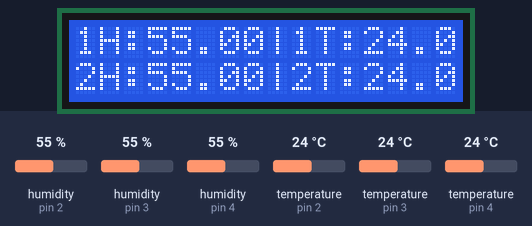
Recording of a sketch running on a simulated Arduino Uno, built with avr-gcc and run on an emulated ATmega328P. Parts: 16×2 character LCD. The test bench sets the inputs (shaded band); at power-on: humidity (sensors on pin 2, pin 3, pin 4) 55 %, temperature (sensors on pin 2, pin 3, pin 4) 24 °C. What the sketch prints to the serial monitor is not drawn.

Above: at 1.2 s.
1.3 s: humidity (sensor on pin 2) set to 22 %
At 7.0 s:
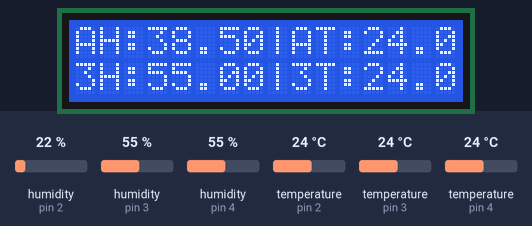
11.2 s: humidity (sensor on pin 3) set to 22 %
At 14.6 s:
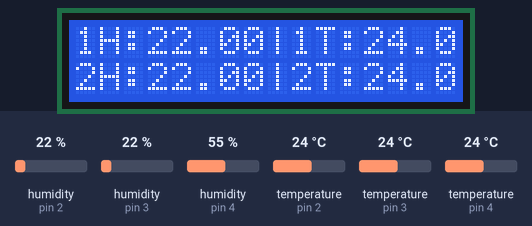
16.8 s: humidity (sensor on pin 4) set to 22 %
At 20.2 s:
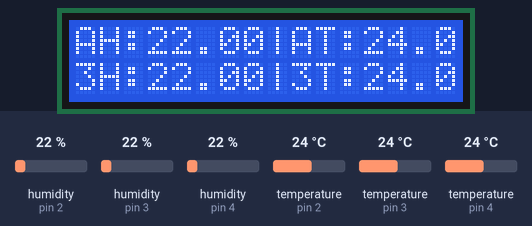
23.4 s: temperature (sensor on pin 2) set to 12 °C
At 26.5 s:
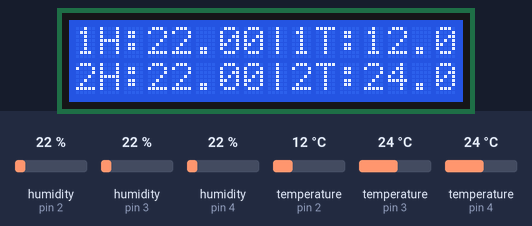
29.7 s: temperature (sensor on pin 3) set to 12 °C
At 31.7 s:
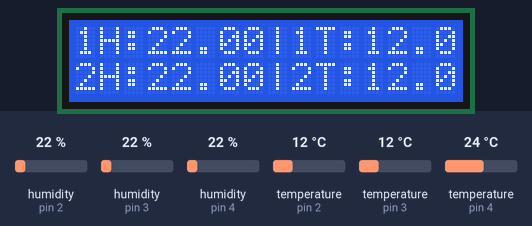
35.1 s: temperature (sensor on pin 4) set to 12 °C
At 42.4 s:
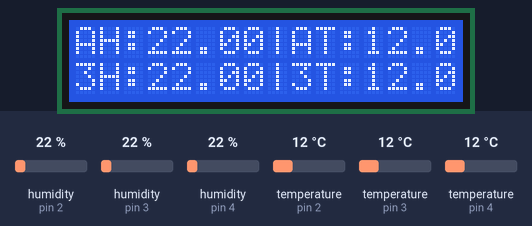
Timing chart, 0 to 43.9 s (numbered marks = the images above; inputs shaded):
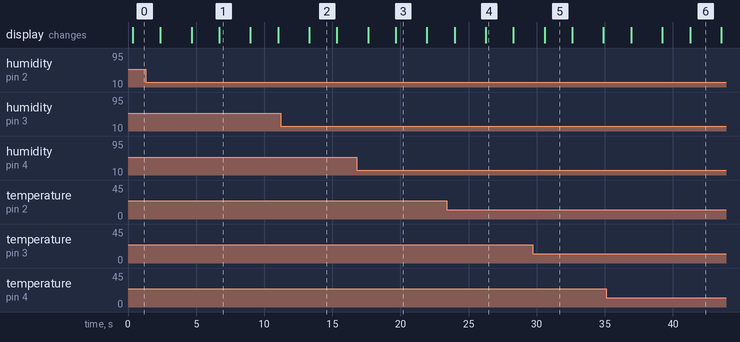

Measured:
- after the input at 1.3 s, the display: first differs from a run without the input after 3.4 s (image 1 shows a later state)
- after the input at 11.2 s, the display: changes after 2.1 s (image 2)
- after the input at 16.8 s, the display: first differs from a run without the input after 2.9 s (image 3)
- after the input at 23.4 s, the display: first differs from a run without the input after 2.9 s (image 4)
- after the input at 29.7 s, the display: changes after 0.88 s (image 5)
- after the input at 35.1 s, the display: first differs from a run without the input after 6.2 s (image 6)
- what the display in image 1 shows lasts 2.3 s, from 6.7 s to 9.0 s

The sketch:

2024_capstondesign_1st.ino
```cpp
/*
이 코드는 시설 및 채소학 연구실에서 진행한 "2024 캡스톤디자인 1학기-작물 재배에 활용을 위한 스마트 센서 모듈" 프로젝트의 코드입니다.

재료
스위치 1, 2
릴레이 1, 2
온습도센서(DHT11) 1,2,3
아두이노 Uno (R3) 및 브레드보드 +-
솔레노이드벨브 (220V)
온습도센서와 연결할 긴 신호선(프로젝트의 경우 UTP케이블을 사용)

*/

#include <DHT.h>
#include <Wire.h>
#include <LiquidCrystal_I2C.h>

// LCD 설정
LiquidCrystal_I2C lcd(0x27, 16, 2);

// 첫 번째 DHT 센서 타입 및 핀 설정
#define DHTPIN1 2     // 온습도센서 연결위치
#define DHTTYPE DHT11
DHT dht1(DHTPIN1, DHTTYPE);

// 두 번째 DHT 센서 타입 및 핀 설정
#define DHTPIN2 3     // 온습도센서 연결위치
#define DHTTYPE DHT11
DHT dht2(DHTPIN2, DHTTYPE);

// 세 번째 DHT 센서 타입 및 핀 설정
#define DHTPIN3 4     // 온습도센서 연결위치
#define DHTTYPE DHT11
DHT dht3(DHTPIN3, DHTTYPE);

// SSR 핀 설정
#define SSR_PIN1 8  // SSR + 연결위치
#define SSR_PIN2 9  // SSR + 연결위치

void setup() {
  // 시리얼 모니터 시작
  Serial.begin(9600);
  dht1.begin();
  dht2.begin();
  dht3.begin();

  // LCD 초기화
  lcd.init();
  lcd.backlight();

  // SSR 핀 출력으로 설정
  pinMode(SSR_PIN1, OUTPUT);
  digitalWrite(SSR_PIN1, LOW); // 초기 상태는 꺼짐
  pinMode(SSR_PIN2, OUTPUT);
  digitalWrite(SSR_PIN2, LOW); // 초기 상태는 꺼짐
}

void loop() {
  // ssrPin의 상태를 읽어옵니다
  int ssrState1 = digitalRead(SSR_PIN1);
  int ssrState2 = digitalRead(SSR_PIN2);

  // 첫 번째 센서에서 온도 및 습도 읽기
  float h1 = dht1.readHumidity();
  float t1 = dht1.readTemperature();

  // 두 번째 센서에서 온도 및 습도 읽기
  float h2 = dht2.readHumidity();
  float t2 = dht2.readTemperature();

  // 세 번째 센서에서 온도 및 습도 읽기
  float h3 = dht3.readHumidity();
  float t3 = dht3.readTemperature();

  // 첫 번째 및 두 번째 센서의 값 출력
  Serial.print("Sensor 1 - Humidity: ");
  Serial.print(h1);
  Serial.print(" %\t");
  Serial.print("Temperature: ");
  Serial.print(t1);
  Serial.println(" *C");

  Serial.print("Sensor 2 - Humidity: ");
  Serial.print(h2);
  Serial.print(" %\t");
  Serial.print("Temperature: ");
  Serial.print(t2);
  Serial.println(" *C");

  // 첫 번째와 두 번째 센서의 평균값 계산
  float avgHumidity = (h1 + h2) / 2.0;
  float avgTemperature = (t1 + t2) / 2.0;

  // 첫 번째 및 두 번째 센서의 평균값 출력
  Serial.print("Average Humidity: ");
  Serial.print(avgHumidity);
  Serial.print(" %\t");
  Serial.print("Average Temperature: ");
  Serial.print(avgTemperature);
  Serial.println(" *C");

  // 세 번째 센서의 온도 및 습도 출력
  Serial.print("Sensor 3 - Humidity: ");
  Serial.print(h3);
  Serial.print(" %\t");
  Serial.print("Temperature: ");
  Serial.print(t3);
  Serial.println(" *C");
//-------------------------------------------------------------------------------------------------

  // 첫 번째와 두 번째 센서의 평균값에 따른 SSR 제어
//     육묘장 내 평균온도  ↓  ||     평균습도    ↓
  if (avgTemperature >= 26.5 && avgHumidity >= 70) { // 육묘장 내 2개의 온습도센서의 평균값을 통해 펌프 켜기  (평균온도가 26.5도 이상 평균습도가 70%이상일떄)
    digitalWrite(SSR_PIN1, HIGH); // SSR1 켜기

//            육묘장 내 평균온도  ↓  ||     평균습도    ↓
  } else if (avgTemperature <= 24.5 || avgHumidity >= 80) { // 육묘장 내 2개의 온습도센서의 평균값을 통해 펌프 끄기 (평균온도가 24.5도 이하 이거나 평균습도가 80%이상일떄)
    digitalWrite(SSR_PIN1, LOW); // SSR1 끄기
  } //즉 평균온도가 26.5도 평균습도가 70%이상일때 펌프를 켜고, 24.5도 이하 이거나 평균습도가 80%이하 일때 끈다.


  // 세 번째 센서 값에 따른 SSR 제어
//하우스 온도 ↓   || 습도  ↓
  if (t3 >= 26.5 && h3 >= 70) { // 비닐하우스 내 온습도센서의 값을 통해 팬 켜기  (평균온도가 26.5도 이상 평균습도가 70%이상일떄)
    digitalWrite(SSR_PIN2, HIGH); // SSR2 켜기
//      하우스 온도  ↓   || 습도   ↓
  } else if (t3 <= 24.5 || h3 >= 80) { // 육묘장 내 2개의 온습도센서의 평균값을 통해 펌프 끄기 (평균온도가 24.5도 이하 이거나 평균습도가 80%이상일떄)
    digitalWrite(SSR_PIN2, LOW); // SSR2 끄기
  }

//----------------------------------------------------------------------------------------------------------------------------------------------------------


  // SSR이 켜졌는지 확인합니다
  if (ssrState1 == HIGH) {
    Serial.println("SSR1 is ON");
    lcd.init();
    lcd.setCursor(0, 0);
    lcd.print("SSR1 is ON");
    delay(1000);
  } else {
    Serial.println("SSR1 is OFF");
  }

  if (ssrState2 == HIGH) {
    Serial.println("SSR2 is ON");
    lcd.init();
    lcd.setCursor(0, 1);
    lcd.print("SSR2 is ON");
    delay(1000);
  } else {
    Serial.println("SSR2 is OFF");
  }

  // 첫 번째 및 두 번째 센서의 값 출력
  lcd.setCursor(0, 0);
  lcd.print("1H:");
  lcd.print(h1);
  lcd.print("|1T:");
  lcd.print(t1);
  lcd.setCursor(0, 1);
  lcd.print("2H:");
  lcd.print(h2);
  lcd.print("|2T:");
  lcd.print(t2);
  delay(2000);
  // 첫 번째 및 두 번째 센서의 평균값 출력
  lcd.setCursor(0, 0);
  lcd.print("AH:");
  lcd.print(avgHumidity);
  lcd.print("|AT:");
  lcd.print(avgTemperature);
  lcd.setCursor(0, 1);
  // 세 번째 센서의 온도 및 습도 출력
  lcd.print("3H:");
  lcd.print(h3);
  lcd.print("|3T:");
  lcd.print(t3);

  // 2초 대기
  delay(2000);
}
```
